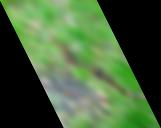
#> input picture images/LR_3.jpg, 161 x 128 px
$ python LR_3_test.py
#> lines starting #> are read from the running program, lines starting #| are printed output that depends on the picture
# -*- coding: utf-8 -*-
"""
Created on Tue Sep 10 20:08:28 2024

@author: abdra
"""

import numpy as np
import cv2
import matplotlib.pyplot as plt
from utility import util

# read the input image
img = cv2.imread("images/LR_3.jpg")
#> img is the input picture: shape (128, 161, 3); mean B, G, R 59.6, 97.9, 70.8
# convert from BGR to RGB so we can plot using matplotlib
img = cv2.cvtColor(img, cv2.COLOR_BGR2RGB)
# disable x & y axis
plt.axis('off')
# show the image
plt.imshow(img)
plt.show()
# get the image shape
rows, cols, dim = img.shape
#> rows = 128; cols = 161; dim = 3
# transformation matrix for Shearing
# shearing applied to x-axis
M = np.float32([[1, -0.5, 0],
             	[0, 1  , 0],
            	[0, 0  , 1]])
# shearing applied to y-axis
# M = np.float32([[1,   0, 0],
#             	  [0.5, 1, 0],
#             	  [0,   0, 1]])
# apply a perspective transformation to the image
sheared_img = cv2.warpPerspective(img,M,(int(cols*0.62),int(rows*1)))
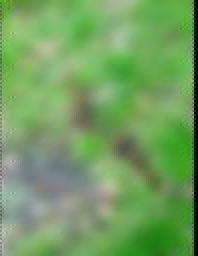
#> sheared_img: shape (128, 99, 3) (shown 2 times larger); mean R, G, B 114.7, 158.8, 96.5
# disable x & y axis
plt.axis('off')
# show the resulting image
plt.imshow(sheared_img)
plt.show()
# save the resulting image to disk
plt.imsave("LR_3_anti_sheared.jpg", sheared_img)

#Теперь повысим контраст
gray_img = cv2.cvtColor(sheared_img, cv2.COLOR_BGR2GRAY)
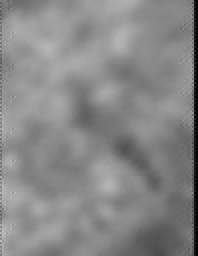
#> gray_img: shape (128, 99) (shown 2 times larger); min 0, max 190, mean 135.1
kernel1 = np.asarray([[-1, -1, -1], [-1, 9, -1], [-1, -1, -1]])
filtered_image1 = cv2.filter2D(gray_img, -1, kernel1)
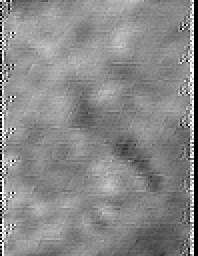
#> filtered_image1: shape (128, 99) (shown 2 times larger); min 0, max 255, mean 136.4
plt.imshow(gray_img, cmap='gray')
plt.show()

#Сделаем ВЧ-фильтрацию

r = 1
rows, cols = gray_img.shape
#> cols = 99
crow, ccol = np.uint32((rows / 2, cols / 2))
#> crow = 64; ccol = 49
# create a mask first, center square is 1, remaining all zeros
mask = np.ones((rows, cols, 2), np.uint8)
mask[crow - r:crow + r, ccol - r:ccol + r] = 0

# вычисляем фурье-образ
dft = cv2.dft(np.float32(gray_img), flags=cv2.DFT_COMPLEX_OUTPUT)
dft_shift = np.fft.fftshift(dft)

# применяем маску и делаем обратное преобразование Фурье
dft_shift_masked = dft_shift * mask
f_ishift = np.fft.ifftshift(dft_shift_masked)
img_back = cv2.idft(f_ishift)
img_back = cv2.magnitude(img_back[..., 0], img_back[..., 1])
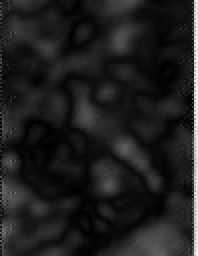
#> img_back: shape (128, 99) float32 (shown 2 times larger); min 2585.4, max 1731788.4, mean 213526.7; drawn with min black and max white

magnitude_dft_shift = 20 * np.log(
    cv2.magnitude(dft_shift[..., 0], dft_shift[..., 1]))
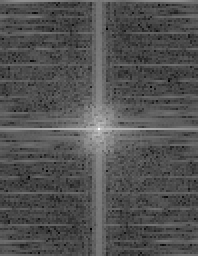
#> magnitude_dft_shift: shape (128, 99) float32 (shown 2 times larger); min 16.74, max 287.1, mean 103.7; drawn with min black and max white
magnitude_dft_shift_masked = 20 * np.log(
    cv2.magnitude(dft_shift_masked[..., 0], dft_shift_masked[..., 1]))
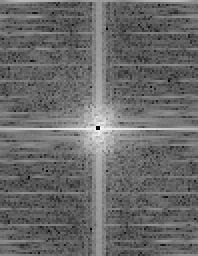
#> magnitude_dft_shift_masked: shape (128, 99) float32 (shown 2 times larger); 0.03% of the values are NaN or infinite; the others: min 16.74, max 227.1, mean 103.7; drawn with min black, max white, NaN and infinite black

# вывод
plt.figure(figsize=(20, 20))
plt.subplot(221), plt.imshow(img, cmap='gray')
plt.title('Исходное изображение'), plt.xticks([]), plt.yticks([])
plt.subplot(222), plt.imshow(magnitude_dft_shift, cmap='gray')
plt.title('Амплитудный спектр'), plt.xticks([]), plt.yticks([])
plt.subplot(223), plt.imshow(img_back, cmap='gray')
plt.title('Восстановленное изображение'), plt.xticks([]), plt.yticks([])
plt.subplot(224), plt.imshow(magnitude_dft_shift_masked, cmap='gray')
plt.title('Обрезанный спектр'), plt.xticks([]), plt.yticks([])
plt.show()
